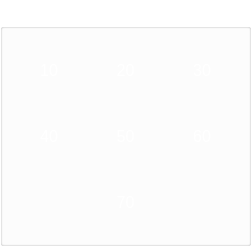
      <widget class="QGroupBox" name="groupBox_3">
       <property name="geometry">
        <rect>
         <x>10</x>
         <y>10</y>
         <width>251</width>
         <height>221</height>
        </rect>
       </property>
       <property name="palette">
        <palette>
         <active>
          <colorrole role="WindowText">
           <brush brushstyle="SolidPattern">
            <color alpha="255">
             <red>255</red>
             <green>255</green>
             <blue>255</blue>
            </color>
           </brush>
          </colorrole>
          <colorrole role="Button">
           <brush brushstyle="SolidPattern">
            <color alpha="0">
             <red>255</red>
             <green>255</green>
             <blue>255</blue>
            </color>
           </brush>
          </colorrole>
          <colorrole role="Base">
           <brush brushstyle="SolidPattern">
            <color alpha="0">
             <red>255</red>
             <green>255</green>
             <blue>255</blue>
            </color>
           </brush>
          </colorrole>
          <colorrole role="Window">
           <brush brushstyle="SolidPattern">
            <color alpha="0">
             <red>255</red>
             <green>255</green>
             <blue>255</blue>
            </color>
           </brush>
          </colorrole>
         </active>
         <inactive>
          <colorrole role="WindowText">
           <brush brushstyle="SolidPattern">
            <color alpha="255">
             <red>255</red>
             <green>255</green>
             <blue>255</blue>
            </color>
           </brush>
          </colorrole>
          <colorrole role="Button">
           <brush brushstyle="SolidPattern">
            <color alpha="0">
             <red>255</red>
             <green>255</green>
             <blue>255</blue>
            </color>
           </brush>
          </colorrole>
          <colorrole role="Base">
           <brush brushstyle="SolidPattern">
            <color alpha="0">
             <red>255</red>
             <green>255</green>
             <blue>255</blue>
            </color>
           </brush>
          </colorrole>
          <colorrole role="Window">
           <brush brushstyle="SolidPattern">
            <color alpha="0">
             <red>255</red>
             <green>255</green>
             <blue>255</blue>
            </color>
           </brush>
          </colorrole>
         </inactive>
         <disabled>
          <colorrole role="WindowText">
           <brush brushstyle="SolidPattern">
            <color alpha="255">
             <red>120</red>
             <green>120</green>
             <blue>120</blue>
            </color>
           </brush>
          </colorrole>
          <colorrole role="Button">
           <brush brushstyle="SolidPattern">
            <color alpha="0">
             <red>255</red>
             <green>255</green>
             <blue>255</blue>
            </color>
           </brush>
          </colorrole>
          <colorrole role="Base">
           <brush brushstyle="SolidPattern">
            <color alpha="0">
             <red>255</red>
             <green>255</green>
             <blue>255</blue>
            </color>
           </brush>
          </colorrole>
          <colorrole role="Window">
           <brush brushstyle="SolidPattern">
            <color alpha="0">
             <red>255</red>
             <green>255</green>
             <blue>255</blue>
            </color>
           </brush>
          </colorrole>
         </disabled>
        </palette>
       </property>
       <property name="font">
        <font>
         <pointsize>14</pointsize>
        </font>
       </property>
       <property name="title">
        <string>Unghiuri Zenit</string>
       </property>
       <property name="alignment">
        <set>Qt::AlignCenter</set>
       </property>
       <layout class="QVBoxLayout" name="verticalLayout_5">
        <item>
         <layout class="QGridLayout" name="gridLayout_2">
          <item row="1" column="1">
           <widget class="QPushButton" name="pushButton_5">
            <property name="minimumSize">
             <size>
              <width>0</width>
              <height>60</height>
             </size>
            </property>
            <property name="palette">
             <palette>
              <active>
               <colorrole role="ButtonText">
                <brush brushstyle="SolidPattern">
                 <color alpha="255">
                  <red>255</red>
                  <green>255</green>
                  <blue>255</blue>
                 </color>
                </brush>
               </colorrole>
              </active>
              <inactive>
               <colorrole role="ButtonText">
                <brush brushstyle="SolidPattern">
                 <color alpha="255">
                  <red>255</red>
                  <green>255</green>
                  <blue>255</blue>
                 </color>
                </brush>
               </colorrole>
              </inactive>
              <disabled>
               <colorrole role="ButtonText">
                <brush brushstyle="SolidPattern">
                 <color alpha="255">
                  <red>120</red>
                  <green>120</green>
                  <blue>120</blue>
                 </color>
                </brush>
               </colorrole>
              </disabled>
             </palette>
            </property>
            <property name="font">
             <font>
              <pointsize>12</pointsize>
             </font>
            </property>
            <property name="styleSheet">
             <string notr="true">#pushButton_5{
background-color: url transparent;
border-image: url(:un3.png);
background: none;
border:  none;
background-repeat: none;
}
#pushButton_5:hover
{
border-image: url(:un1.png);
}
#pushButton_5:pressed
{
border-image: url(:un2.png);
}</string>
            </property>
            <property name="text">
             <string>50</string>
            </property>
           </widget>
          </item>
          <item row="1" column="3">
           <widget class="QPushButton" name="pushButton_6">
            <property name="minimumSize">
             <size>
              <width>0</width>
              <height>60</height>
             </size>
            </property>
            <property name="palette">
             <palette>
              <active>
               <colorrole role="ButtonText">
                <brush brushstyle="SolidPattern">
                 <color alpha="255">
                  <red>255</red>
                  <green>255</green>
                  <blue>255</blue>
                 </color>
                </brush>
               </colorrole>
              </active>
              <inactive>
               <colorrole role="ButtonText">
                <brush brushstyle="SolidPattern">
                 <color alpha="255">
                  <red>255</red>
                  <green>255</green>
                  <blue>255</blue>
                 </color>
                </brush>
               </colorrole>
              </inactive>
              <disabled>
               <colorrole role="ButtonText">
                <brush brushstyle="SolidPattern">
                 <color alpha="255">
                  <red>120</red>
                  <green>120</green>
                  <blue>120</blue>
                 </color>
                </brush>
               </colorrole>
              </disabled>
             </palette>
            </property>
            <property name="font">
             <font>
              <pointsize>12</pointsize>
             </font>
            </property>
            <property name="styleSheet">
             <string notr="true">#pushButton_6{
background-color: url transparent;
border-image: url(:un3.png);
background: none;
border:  none;
background-repeat: none;
}
#pushButton_6:hover
{
border-image: url(:un1.png);
}
#pushButton_6:pressed
{
border-image: url(:un2.png);
}</string>
            </property>
            <property name="text">
             <string>60</string>
            </property>
           </widget>
          </item>
          <item row="0" column="3">
           <widget class="QPushButton" name="pushButton_3">
            <property name="minimumSize">
             <size>
              <width>0</width>
              <height>60</height>
             </size>
            </property>
            <property name="palette">
             <palette>
              <active>
               <colorrole role="ButtonText">
                <brush brushstyle="SolidPattern">
                 <color alpha="255">
                  <red>255</red>
                  <green>255</green>
                  <blue>255</blue>
                 </color>
                </brush>
               </colorrole>
              </active>
              <inactive>
               <colorrole role="ButtonText">
                <brush brushstyle="SolidPattern">
                 <color alpha="255">
                  <red>255</red>
                  <green>255</green>
                  <blue>255</blue>
                 </color>
                </brush>
               </colorrole>
              </inactive>
              <disabled>
               <colorrole role="ButtonText">
                <brush brushstyle="SolidPattern">
                 <color alpha="255">
                  <red>120</red>
                  <green>120</green>
                  <blue>120</blue>
                 </color>
                </brush>
               </colorrole>
              </disabled>
             </palette>
            </property>
            <property name="font">
             <font>
              <pointsize>12</pointsize>
             </font>
            </property>
            <property name="styleSheet">
             <string notr="true">#pushButton_3{
background-color: url transparent;
border-image: url(:un3.png);
background: none;
border:  none;
background-repeat: none;
}
#pushButton_3:hover
{
border-image: url(:un1.png);
}
#pushButton_3:pressed
{
border-image: url(:un2.png);
}</string>
            </property>
            <property name="text">
             <string>30</string>
            </property>
           </widget>
          </item>
          <item row="0" column="0">
           <widget class="QPushButton" name="pushButton">
            <property name="minimumSize">
             <size>
              <width>0</width>
              <height>60</height>
             </size>
            </property>
            <property name="palette">
             <palette>
              <active>
               <colorrole role="ButtonText">
                <brush brushstyle="SolidPattern">
                 <color alpha="255">
                  <red>255</red>
                  <green>255</green>
                  <blue>255</blue>
                 </color>
                </brush>
               </colorrole>
              </active>
              <inactive>
               <colorrole role="ButtonText">
                <brush brushstyle="SolidPattern">
                 <color alpha="255">
                  <red>255</red>
                  <green>255</green>
                  <blue>255</blue>
                 </color>
                </brush>
               </colorrole>
              </inactive>
              <disabled>
               <colorrole role="ButtonText">
                <brush brushstyle="SolidPattern">
                 <color alpha="255">
                  <red>120</red>
                  <green>120</green>
                  <blue>120</blue>
                 </color>
                </brush>
               </colorrole>
              </disabled>
             </palette>
            </property>
            <property name="font">
             <font>
              <pointsize>12</pointsize>
             </font>
            </property>
            <property name="styleSheet">
             <string notr="true">#pushButton {
background-color: url transparent;
border-image: url(:un3.png);
background: none;
border:  none;
background-repeat: none;
}
#pushButton:hover
{
border-image: url(:un1.png);
}
#pushButton:pressed
{
border-image: url(:un2.png);
}</string>
            </property>
            <property name="text">
             <string>10</string>
            </property>
           </widget>
          </item>
          <item row="1" column="0">
           <widget class="QPushButton" name="pushButton_4">
            <property name="minimumSize">
             <size>
              <width>0</width>
              <height>60</height>
             </size>
            </property>
            <property name="palette">
             <palette>
              <active>
               <colorrole role="ButtonText">
                <brush brushstyle="SolidPattern">
                 <color alpha="255">
                  <red>255</red>
                  <green>255</green>
                  <blue>255</blue>
                 </color>
                </brush>
               </colorrole>
              </active>
              <inactive>
               <colorrole role="ButtonText">
                <brush brushstyle="SolidPattern">
                 <color alpha="255">
                  <red>255</red>
                  <green>255</green>
                  <blue>255</blue>
                 </color>
                </brush>
               </colorrole>
              </inactive>
              <disabled>
               <colorrole role="ButtonText">
                <brush brushstyle="SolidPattern">
                 <color alpha="255">
                  <red>120</red>
                  <green>120</green>
                  <blue>120</blue>
                 </color>
                </brush>
               </colorrole>
              </disabled>
             </palette>
            </property>
            <property name="font">
             <font>
              <pointsize>12</pointsize>
             </font>
            </property>
            <property name="styleSheet">
             <string notr="true">#pushButton_4{
background-color: url transparent;
border-image: url(:un3.png);
background: none;
border:  none;
background-repeat: none;
}
#pushButton_4:hover
{
border-image: url(:un1.png);
}
#pushButton_4:pressed
{
border-image: url(:un2.png);
}</string>
            </property>
            <property name="text">
             <string>40</string>
            </property>
           </widget>
          </item>
          <item row="0" column="1">
           <widget class="QPushButton" name="pushButton_2">
            <property name="minimumSize">
             <size>
              <width>0</width>
              <height>60</height>
             </size>
            </property>
            <property name="palette">
             <palette>
              <active>
               <colorrole role="ButtonText">
                <brush brushstyle="SolidPattern">
                 <color alpha="255">
                  <red>255</red>
                  <green>255</green>
                  <blue>255</blue>
                 </color>
                </brush>
               </colorrole>
              </active>
              <inactive>
               <colorrole role="ButtonText">
                <brush brushstyle="SolidPattern">
                 <color alpha="255">
                  <red>255</red>
                  <green>255</green>
                  <blue>255</blue>
                 </color>
                </brush>
               </colorrole>
              </inactive>
              <disabled>
               <colorrole role="ButtonText">
                <brush brushstyle="SolidPattern">
                 <color alpha="255">
                  <red>120</red>
                  <green>120</green>
                  <blue>120</blue>
                 </color>
                </brush>
               </colorrole>
              </disabled>
             </palette>
            </property>
            <property name="font">
             <font>
              <pointsize>12</pointsize>
             </font>
            </property>
            <property name="styleSheet">
             <string notr="true">#pushButton_2{
background-color: url transparent;
border-image: url(:un3.png);
background: none;
border:  none;
background-repeat: none;
}
#pushButton_2:hover
{
border-image: url(:un1.png);
}
#pushButton_2:pressed
{
border-image: url(:un2.png);
}</string>
            </property>
            <property name="text">
             <string>20</string>
            </property>
           </widget>
          </item>
          <item row="2" column="1">
           <widget class="QPushButton" name="pushButton_7">
            <property name="minimumSize">
             <size>
              <width>0</width>
              <height>60</height>
             </size>
            </property>
            <property name="palette">
             <palette>
              <active>
               <colorrole role="ButtonText">
                <brush brushstyle="SolidPattern">
                 <color alpha="255">
                  <red>255</red>
                  <green>255</green>
                  <blue>255</blue>
                 </color>
                </brush>
               </colorrole>
              </active>
              <inactive>
               <colorrole role="ButtonText">
                <brush brushstyle="SolidPattern">
                 <color alpha="255">
                  <red>255</red>
                  <green>255</green>
                  <blue>255</blue>
                 </color>
                </brush>
               </colorrole>
              </inactive>
              <disabled>
               <colorrole role="ButtonText">
                <brush brushstyle="SolidPattern">
                 <color alpha="255">
                  <red>120</red>
                  <green>120</green>
                  <blue>120</blue>
                 </color>
                </brush>
               </colorrole>
              </disabled>
             </palette>
            </property>
            <property name="font">
             <font>
              <pointsize>12</pointsize>
             </font>
            </property>
            <property name="styleSheet">
             <string notr="true">#pushButton_7{
background-color: url transparent;
border-image: url(:un3.png);
background: none;
border:  none;
background-repeat: none;
}
#pushButton_7:hover
{
border-image: url(:un1.png);
}
#pushButton_7:pressed
{
border-image: url(:un2.png);
}</string>
            </property>
            <property name="text">
             <string>70</string>
            </property>
           </widget>
          </item>
         </layout>
        </item>
       </layout>
      </widget>
